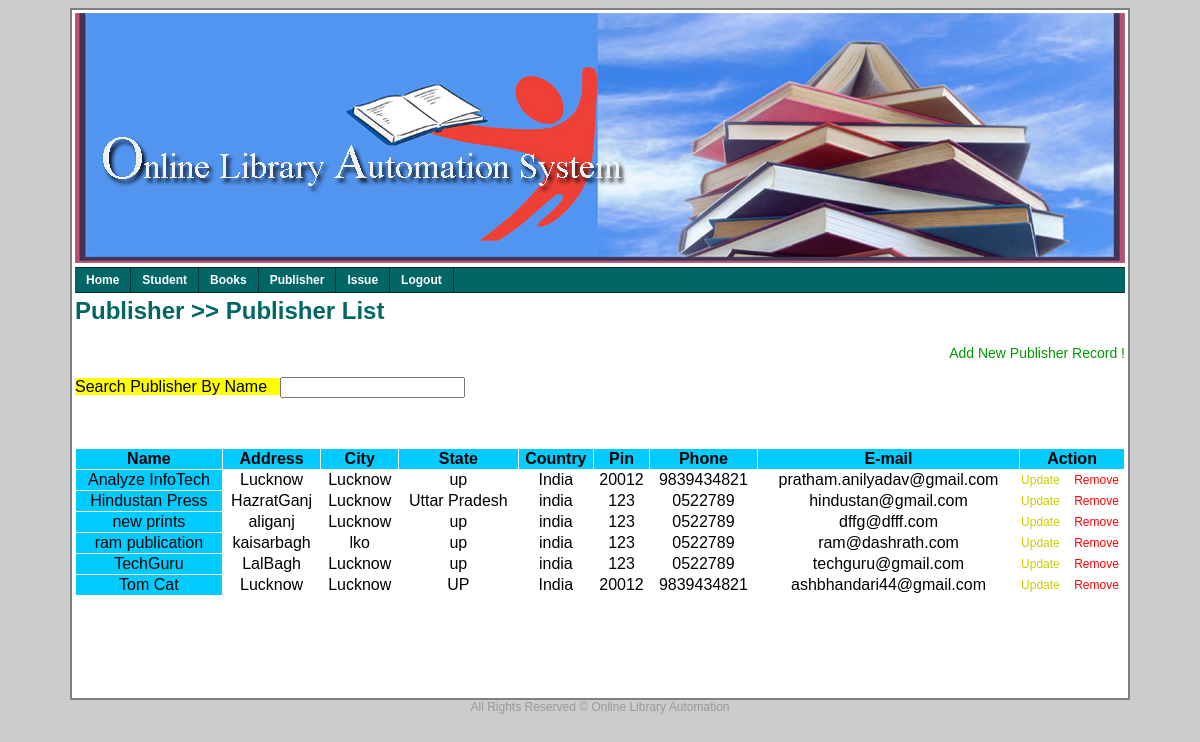
Screenshot of /Publisher.php (signed in) with the database file from the repository.
### tables this page shows
CREATE TABLE IF NOT EXISTS `publisher_mstr` (
  `pname` varchar(200) NOT NULL,
  `address` varchar(200) DEFAULT NULL,
  `city` varchar(100) DEFAULT NULL,
  `state` varchar(100) DEFAULT NULL,
  `country` varchar(100) DEFAULT NULL,
  `pin` varchar(10) DEFAULT NULL,
  `phone` varchar(24) DEFAULT NULL,
  `email` varchar(100) DEFAULT NULL,
  PRIMARY KEY (`pname`)
);

### Publisher.php (the view, shortened to what this page needs)
<?php include("chkUser.php"); ?><html>
    <head>
        <link href="style/mycss.css" rel="stylesheet" type="text/css" />
    </head>
    <body>
    <center>
        <table class="table">
            <tr>
                <td width="100%" height="250px" valign="top">
                </td>
            </tr>
            <tr>
                <td width="100%" valign="top">
                </td>
            </tr>
            <tr>
                <td width="100%" height="400px" valign="top">
                    <h2>Publisher >> Publisher List
                    </h2>
                    <p align="right">
                        <a href="AddNewPublisherRecord.php" class="newadd">Add New Publisher Record !</a>
                    </p>
                    <p align="left">
                    <form action="DipsPublisherByName.jsp" method="get">
                        <span style="background-color: #ffff00;">
                            Search Publisher By Name &nbsp;&nbsp;<input type="search" name="pname" />
                        </span>
                    </form>
                    </p>
                    <p>&nbsp;</p>
                    <table cellspacing="1" cellpadding="1" border="0" width="100%">
                        <tr style="background-color: #00ccff;">
                            <th>
                                Name
                            </th>
                            <th>
                                Address
                            </th>
                            <th>
                                City
                            </th>
                            <th>
                                State
                            </th>
                            <th>
                                Country
                            </th>
                            <th>
                                Pin
                            </th>
                            <th>
                                Phone
                            </th>
                            <th>
                                E-mail
                            </th>
                            <th colspan="2">
                                Action
                            </th>
                        </tr>
<?php
                            $q="select * from publisher_mstr";
                              $r = mysql_query($q);
	                    $c = mysql_num_rows($r);
                             if ($c>0) {
                             while($row = mysql_fetch_array($r))
                             {
                            $v1=$row['pname'];
                           $v2=$row['address'];
                           $v3=$row['city'];
                           $v4=$row['state'];
                           $v5=$row['country'];
                           $v6=$row['pin'];
                            $v7=$row['phone'];
                           $v8=$row['email'];
                           echo "<tr>";
                           echo "<td align='center' style='background-color: #00ccff;'>".$v1."</td>";
                           echo "<td align='center' >".$v2."</td>";
                           echo "<td align='center'>".$v3."</td>";
                           echo "<td align='center'>".$v4."</td>";
                           echo "<td align='center'>".$v5."</td>";
                           echo "<td align='center'>".$v6."</td>";
                           echo "<td align='center'>".$v7."</td>";
                           echo "<td align='center'>".$v8."</td>";
                                  echo "<td>";
                               echo "<a href='UpdatePublisherRecord.php?pname=$v1' class='updt'>Update</a>";
                            echo "</td>";
                            echo "<td align='center'>";
                                echo "<a href='RemovePublisher.php?pname=$v1' class='delt'>Remove</a>";
                            echo "</td>";
                        echo "</tr>";
                        }
                             }
                             ?>
                    </table>
                </td>
            </tr>
        </table>
    </center>
</body>
</html>

### style/mycss.css (style rules this page uses)
body { background-color: #cccccc; font-family: Verdana,Arial,Helvetica,sans-serif; font-size: 12px; }
h2 { color: #006666; }
.newadd { text-decoration: none; font-size: 14px; color: #009900; }
.updt { text-decoration: none; font-size: 12px; color: #cccc00; }
.delt { text-decoration: none; font-size: 12px; color: #ff0000; }
.table { width: 1050px; border-right-style: solid; border-left-style: solid; border-bottom-style: solid; border-top-style: solid; border-right-width: 2px; border-left-width: 2px; border-bottom-width: 2px; border-top-width: 2px; background-color: #ffffff; }
.footer { font-size: 12px; color: #999999; }
.h_mnu_01 { width: 100%; font-family: Verdana, Arial, Helvetica, sans-serif; font-size: 12px; font-weight: bold; font-style: normal; text-decoration: none; }
.h_mnu_01 ul { margin: 0; padding: 0; float: left; width: 100%; background: #006666; border-top-width: 1px; border-right-width: 0; border-bottom-width: 1px; border-left-width: 0; border-top-style: solid; border-right-style: solid; border-bottom-style: solid; border-left-style: solid; border-top-color: #003333; border-right-color: #003333; border-bottom-color: #003333; border-left-color: #003333 }
.h_mnu_01 ul li { display: inline; }
.h_mnu_01 ul li a { float: left; color: #FFFFFF; padding: 5px 11px; text-decoration: none; border-right-width: 1px; border-right-style: solid; border-right-color: #003333; }

### rows the page displays
publisher_mstr: pname "Analyze InfoTech", address "Lucknow", city "Lucknow", state "up", country "India", pin "20012", phone "9839434821", email "pratham.anilyadav@gmail.com"
publisher_mstr: pname "Hindustan Press", address "HazratGanj", city "Lucknow", state "Uttar Pradesh", country "india", pin "123", phone "0522789", email "hindustan@gmail.com"
publisher_mstr: pname "new prints", address "aliganj", city "Lucknow", state "up", country "india", pin "123", phone "0522789", email "dffg@dfff.com"
publisher_mstr: pname "ram publication", address "kaisarbagh", city "lko", state "up", country "india", pin "123", phone "0522789", email "ram@dashrath.com"
publisher_mstr: pname "TechGuru", address "LalBagh", city "Lucknow", state "up", country "india", pin "123", phone "0522789", email "techguru@gmail.com"
publisher_mstr: pname "Tom Cat", address "Lucknow", city "Lucknow", state "UP", country "India", pin "20012", phone "9839434821", email "ashbhandari44@gmail.com"
